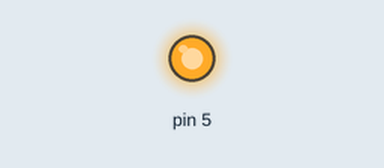
This sketch was run on a simulated Arduino Uno, built with avr-gcc and run on an emulated ATmega328P. Parts: output pins drawn as LEDs (lit = HIGH).

Above: at 0.1 s.
Timing chart, 0 to 1.6 s (numbered marks = the images above):
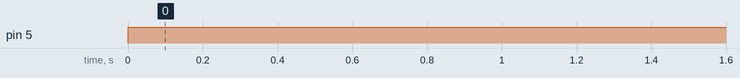

The sketch:

using_the_led.ino
```cpp
int x = 0;
int y = x%2;
void setup()
{
  pinMode(5, OUTPUT);
}
void loop(){
  if (y == 0) {
  digitalWrite(5, HIGH);
}
else{
  digitalWrite(5, LOW);
}

}
```

Measured:
- by itself, pin 5: LOW → HIGH at 0.00 s
